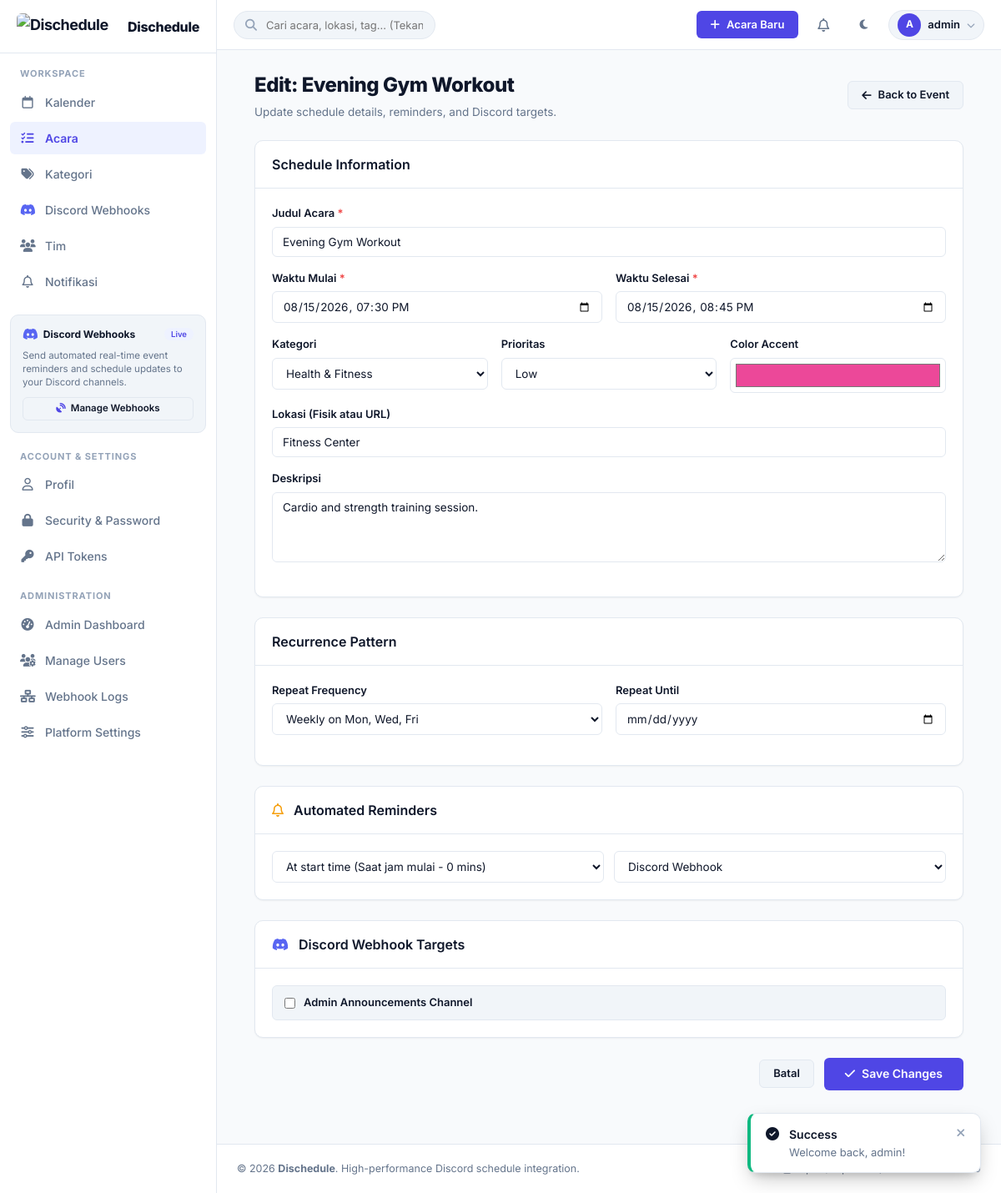
Screenshot of /events/5/edit (signed in) with the database file from the repository.
### tables this page shows
CREATE TABLE `events` (
  `id` bigint(20) unsigned NOT NULL AUTO_INCREMENT,
  `user_id` bigint(20) unsigned NOT NULL,
  `category_id` bigint(20) unsigned DEFAULT NULL,
  `title` varchar(255) NOT NULL,
  `slug` varchar(255) NOT NULL,
  `description` longtext DEFAULT NULL,
  `start_datetime` datetime NOT NULL,
  `end_datetime` datetime NOT NULL,
  `timezone` varchar(50) NOT NULL DEFAULT 'UTC',
  `location` varchar(255) DEFAULT NULL,
  `location_url` varchar(500) DEFAULT NULL,
  `color` varchar(20) DEFAULT NULL,
  `priority` enum('low','medium','high') NOT NULL DEFAULT 'medium',
  `status` enum('draft','published','archived') NOT NULL DEFAULT 'published',
  `visibility` enum('private','public','shared') NOT NULL DEFAULT 'private',
  `share_token` varchar(64) DEFAULT NULL,
  `share_password_hash` varchar(255) DEFAULT NULL,
  `share_expires_at` datetime DEFAULT NULL,
  `recurrence_rule` varchar(255) DEFAULT NULL,
  `recurrence_end` datetime DEFAULT NULL,
  `recurrence_count` int(10) unsigned DEFAULT NULL,
  `parent_event_id` bigint(20) unsigned DEFAULT NULL,
  `created_at` timestamp NOT NULL DEFAULT current_timestamp(),
  `updated_at` timestamp NOT NULL DEFAULT current_timestamp() ON UPDATE current_timestamp(),
  `deleted_at` timestamp NULL DEFAULT NULL,
  PRIMARY KEY (`id`),
  UNIQUE KEY `share_token` (`share_token`),
  KEY `idx_events_user_id` (`user_id`),
  KEY `idx_events_category_id` (`category_id`),
  KEY `idx_events_start_datetime` (`start_datetime`),
  KEY `idx_events_end_datetime` (`end_datetime`),
  KEY `idx_events_status` (`status`),
  KEY `idx_events_visibility` (`visibility`),
  KEY `idx_events_share_token` (`share_token`),
  KEY `fk_events_parent` (`parent_event_id`),
  CONSTRAINT `fk_events_category` FOREIGN KEY (`category_id`) REFERENCES `categories` (`id`) ON DELETE SET NULL,
  CONSTRAINT `fk_events_parent` FOREIGN KEY (`parent_event_id`) REFERENCES `events` (`id`) ON DELETE CASCADE,
  CONSTRAINT `fk_events_user` FOREIGN KEY (`user_id`) REFERENCES `users` (`id`) ON DELETE CASCADE
);

CREATE TABLE `users` (
  `id` bigint(20) unsigned NOT NULL AUTO_INCREMENT,
  `username` varchar(50) NOT NULL,
  `email` varchar(191) NOT NULL,
  `password_hash` varchar(255) NOT NULL,
  `avatar` varchar(255) DEFAULT NULL,
  `bio` text DEFAULT NULL,
  `timezone` varchar(50) NOT NULL DEFAULT 'UTC',
  `language` varchar(10) NOT NULL DEFAULT 'en',
  `theme` varchar(20) NOT NULL DEFAULT 'system',
  `accent_color` varchar(20) NOT NULL DEFAULT '#4F46E5',
  `discord_id` varchar(50) DEFAULT NULL,
  `discord_username` varchar(100) DEFAULT NULL,
  `discord_avatar` varchar(255) DEFAULT NULL,
  `email_verified_at` timestamp NULL DEFAULT NULL,
  `verification_token` varchar(100) DEFAULT NULL,
  `reset_token` varchar(100) DEFAULT NULL,
  `reset_expires_at` timestamp NULL DEFAULT NULL,
  `remember_token` varchar(255) DEFAULT NULL,
  `role` enum('admin','moderator','user') NOT NULL DEFAULT 'user',
  `status` enum('active','inactive','banned') NOT NULL DEFAULT 'active',
  `notify_email` tinyint(1) NOT NULL DEFAULT 1,
  `notify_discord` tinyint(1) NOT NULL DEFAULT 1,
  `notify_in_app` tinyint(1) NOT NULL DEFAULT 1,
  `created_at` timestamp NOT NULL DEFAULT current_timestamp(),
  `updated_at` timestamp NOT NULL DEFAULT current_timestamp() ON UPDATE current_timestamp(),
  `deleted_at` timestamp NULL DEFAULT NULL,
  PRIMARY KEY (`id`),
  UNIQUE KEY `username` (`username`),
  UNIQUE KEY `email` (`email`),
  UNIQUE KEY `discord_id` (`discord_id`),
  KEY `idx_users_role` (`role`),
  KEY `idx_users_status` (`status`),
  KEY `idx_users_discord_id` (`discord_id`)
);

CREATE TABLE `categories` (
  `id` bigint(20) unsigned NOT NULL AUTO_INCREMENT,
  `user_id` bigint(20) unsigned DEFAULT NULL,
  `team_id` bigint(20) unsigned DEFAULT NULL,
  `name` varchar(100) NOT NULL,
  `color` varchar(20) NOT NULL DEFAULT '#4F46E5',
  `icon` varchar(50) NOT NULL DEFAULT 'fa-solid fa-calendar',
  `is_global` tinyint(1) NOT NULL DEFAULT 0,
  `created_at` timestamp NOT NULL DEFAULT current_timestamp(),
  `updated_at` timestamp NOT NULL DEFAULT current_timestamp() ON UPDATE current_timestamp(),
  PRIMARY KEY (`id`),
  KEY `idx_categories_user_id` (`user_id`),
  KEY `idx_categories_team_id` (`team_id`),
  KEY `idx_categories_global` (`is_global`),
  CONSTRAINT `fk_categories_team` FOREIGN KEY (`team_id`) REFERENCES `teams` (`id`) ON DELETE CASCADE,
  CONSTRAINT `fk_categories_user` FOREIGN KEY (`user_id`) REFERENCES `users` (`id`) ON DELETE CASCADE
);

CREATE TABLE `webhooks` (
  `id` bigint(20) unsigned NOT NULL AUTO_INCREMENT,
  `user_id` bigint(20) unsigned NOT NULL,
  `name` varchar(100) NOT NULL,
  `url` text NOT NULL,
  `channel_id` varchar(50) DEFAULT NULL,
  `guild_id` varchar(50) DEFAULT NULL,
  `mention_role` varchar(50) DEFAULT NULL,
  `is_default` tinyint(1) NOT NULL DEFAULT 0,
  `created_at` timestamp NOT NULL DEFAULT current_timestamp(),
  `updated_at` timestamp NOT NULL DEFAULT current_timestamp() ON UPDATE current_timestamp(),
  PRIMARY KEY (`id`),
  KEY `idx_webhooks_user_id` (`user_id`),
  CONSTRAINT `fk_webhooks_user` FOREIGN KEY (`user_id`) REFERENCES `users` (`id`) ON DELETE CASCADE
);

### app/Views/events/edit.php (the view, shortened to what the rows shown need)
<div style="max-width:850px;margin:0 auto;">
    <div style="display:flex;align-items:center;justify-content:space-between;margin-bottom:24px;">
        <div>
            <h1 style="font-size:24px;font-weight:800;letter-spacing:-0.5px;color:var(--text-main);margin-bottom:4px;">Edit: <?= e($event['title']) ?></h1>
            <p style="font-size:13.5px;color:var(--text-muted);">Update schedule details, reminders, and Discord targets.</p>
        </div>
    </div>
    <form action="<?= url('events/' . $event['id']) ?>" method="POST" enctype="multipart/form-data">
        <div class="card" style="margin-bottom:24px;">
            <div class="card-body">
                <div class="form-group">
                    <label class="form-label"><?= __('event_title') ?> <span style="color:var(--color-danger);">*</span></label>
                    <input type="text" name="title" class="form-control" value="<?= e($event['title']) ?>" required>
                </div>
                <div style="display:grid;grid-template-columns:1fr 1fr;gap:16px;">
                    <div class="form-group">
                        <label class="form-label"><?= __('start_time') ?> <span style="color:var(--color-danger);">*</span></label>
                        <input type="datetime-local" name="start_datetime" class="form-control" value="<?= \App\Helpers\DateHelper::formatToUserTimezone($event['start_datetime'], $currentUser['timezone'] ?? 'UTC', 'Y-m-d\TH:i') ?>" required>
                    </div>
                    <div class="form-group">
                        <label class="form-label"><?= __('end_time') ?> <span style="color:var(--color-danger);">*</span></label>
                        <input type="datetime-local" name="end_datetime" class="form-control" value="<?= \App\Helpers\DateHelper::formatToUserTimezone($event['end_datetime'], $currentUser['timezone'] ?? 'UTC', 'Y-m-d\TH:i') ?>" required>
                    </div>
                </div>
                <div style="display:grid;grid-template-columns:1fr 1fr 1fr;gap:16px;">
                    <div class="form-group">
                        <label class="form-label"><?= __('categories') ?></label>
                        <select name="category_id" class="form-control">
                            <?php foreach ($categories as $c): ?>
                                <option value="<?= $c['id'] ?>" <?= ((int)$event['category_id'] === (int)$c['id']) ? 'selected' : '' ?>><?= e($c['name']) ?></option>
                            <?php endforeach; ?>
                        </select>
                    </div>
                    <div class="form-group">
                        <label class="form-label"><?= __('priority') ?></label>
                        <select name="priority" class="form-control">
                            <option value="low" <?= $event['priority'] === 'low' ? 'selected' : '' ?>>Low</option>
                        </select>
                    </div>
                    <div class="form-group">
                        <label class="form-label">Color Accent</label>
                        <input type="color" name="color" value="<?= e($event['color'] ?? '#4F46E5') ?>" class="form-control" style="height:42px;padding:2px 4px;cursor:pointer;">
                    </div>
                </div>
                <div class="form-group">
                    <label class="form-label"><?= __('location') ?></label>
                    <input type="text" name="location" class="form-control" value="<?= e($event['location'] ?? '') ?>" placeholder="e.g., Discord Voice Channel, Google Meet, or Room 301">
                </div>
                <div class="form-group">
                    <label class="form-label"><?= __('description') ?></label>
                    <textarea name="description" class="form-control" rows="4" placeholder="Add event agenda, links, notes..."><?= e($event['description'] ?? '') ?></textarea>
                </div>
            </div>
        </div>
        <div class="card" style="margin-bottom:24px;">
            <div class="card-body">
                <div style="display:grid;grid-template-columns:1fr 1fr;gap:16px;">
                    <div class="form-group">
                        <label class="form-label">Repeat Frequency</label>
                        <select name="recurrence_rule" class="form-control">
                            <option value="FREQ=WEEKLY;BYDAY=MO,WE,FR" <?= ($event['recurrence_rule'] ?? '') === 'FREQ=WEEKLY;BYDAY=MO,WE,FR' ? 'selected' : '' ?>>Weekly on Mon, Wed, Fri</option>
                        </select>
                    </div>
                    <div class="form-group">
                        <label class="form-label">Repeat Until</label>
                        <input type="date" name="recurrence_end" class="form-control" value="<?= !empty($event['recurrence_end']) ? substr($event['recurrence_end'], 0, 10) : '' ?>">
                    </div>
                </div>
            </div>
        </div>
        <div class="card" style="margin-bottom:24px;">
            <div class="card-body">
                <?php
                $selectedWebhookIds = !empty($event['webhooks']) ? array_column($event['webhooks'], 'id') : [];
                ?>
                <div style="display:flex;flex-direction:column;gap:8px;">
                    <?php foreach ($webhooks as $w): ?>
                        <label style="display:flex;align-items:center;gap:10px;padding:10px 14px;background:var(--bg-subtle);border:1px solid var(--border-color);border-radius:var(--radius-sm);cursor:pointer;">
                            <input type="checkbox" name="webhooks[]" value="<?= $w['id'] ?>" <?= in_array($w['id'], $selectedWebhookIds) ? 'checked' : '' ?> style="cursor:pointer;">
                            <span style="font-weight:600;font-size:13px;"><?= e($w['name']) ?></span>
                        </label>
                    <?php endforeach; ?>
                </div>
            </div>
        </div>
    </form>
</div>

### app/Views/partials/navbar.php (shortened to what the rows shown need)
<header class="app-navbar">
    <div class="navbar-actions">
        <?php if (!empty($currentUser)): ?>
            <a href="<?= url('events/create') ?>" class="btn btn-primary" style="text-decoration:none;">
                <i class="fa-solid fa-plus"></i>
                <span class="btn-text"><?= __('new_event') ?></span>
            </a>
            <div class="dropdown" style="position:relative;">
                <button class="btn btn-icon" id="notif-bell-btn" data-toggle="dropdown" title="<?= __('notifications') ?>">
                    <i class="fa-regular fa-bell" style="font-size:16px;"></i>
                </button>
            </div>
            <button class="btn btn-icon theme-toggle-btn" onclick="Dischedule.toggleTheme()" title="Toggle Dark/Light Mode" aria-label="Toggle theme">
                <i class="fa-solid fa-moon theme-icon-moon"></i>
            </button>
            <div class="dropdown" style="position:relative;">
                <button class="btn btn-icon" id="user-menu-btn" data-toggle="dropdown" style="display:flex;align-items:center;gap:8px;width:auto;padding:4px 10px;border-radius:var(--radius-full);background:var(--bg-subtle);border:1px solid var(--border-color);cursor:pointer;">
                    <?php if (!empty($currentUser['avatar'])): ?>
                        <img src="<?= e($currentUser['avatar']) ?>" alt="Avatar" style="width:28px;height:28px;border-radius:50%;object-fit:cover;">
                    <?php elseif (!empty($currentUser['discord_avatar'])): ?>
                        <img src="<?= e($currentUser['discord_avatar']) ?>" alt="Discord Avatar" style="width:28px;height:28px;border-radius:50%;object-fit:cover;">
                    <?php else: ?>
                        <div style="width:28px;height:28px;border-radius:50%;background:var(--color-primary);color:#FFF;display:flex;align-items:center;justify-content:center;font-weight:700;font-size:12px;">
                            <?= strtoupper(substr($currentUser['username'], 0, 1)) ?>
                        </div>
                    <?php endif; ?>
                    <span style="font-size:13px;font-weight:600;color:var(--text-main);max-width:120px;overflow:hidden;text-overflow:ellipsis;white-space:nowrap;"><?= e($currentUser['username']) ?></span>
                    <i class="fa-solid fa-chevron-down" style="font-size:10px;color:var(--text-subtle);"></i>
                </button>
            </div>
        <?php endif; ?>
    </div>
</header>

### rows the page displays
events: user.username "A", user.username "admin", title "Evening Gym Workout", start_datetime "08/15/2026 19:30", end_datetime "08/15/2026 20:45", category_id "Health & Fitness", priority "Low", color "#ec4899", location "Fitness Center", description "Cardio and strength training session.", recurrence_rule "Weekly on Mon, Wed, Fri"
webhooks: name "Admin Announcements Channel"

### other values shown
__('calendar') "Kalender"
__('events') "Acara"
__('categories') "Kategori"
__('webhooks') "Discord Webhooks"
__('teams') "Tim"
__('notifications') "Notifikasi"
__('profile') "Profil"
__('new_event') "Acara Baru"
__('event_title') "Judul Acara"
__('start_time') "Waktu Mulai"
__('end_time') "Waktu Selesai"
__('priority') "Prioritas"
__('location') "Lokasi (Fisik atau URL)"
__('description') "Deskripsi"
__('cancel') "Batal"
